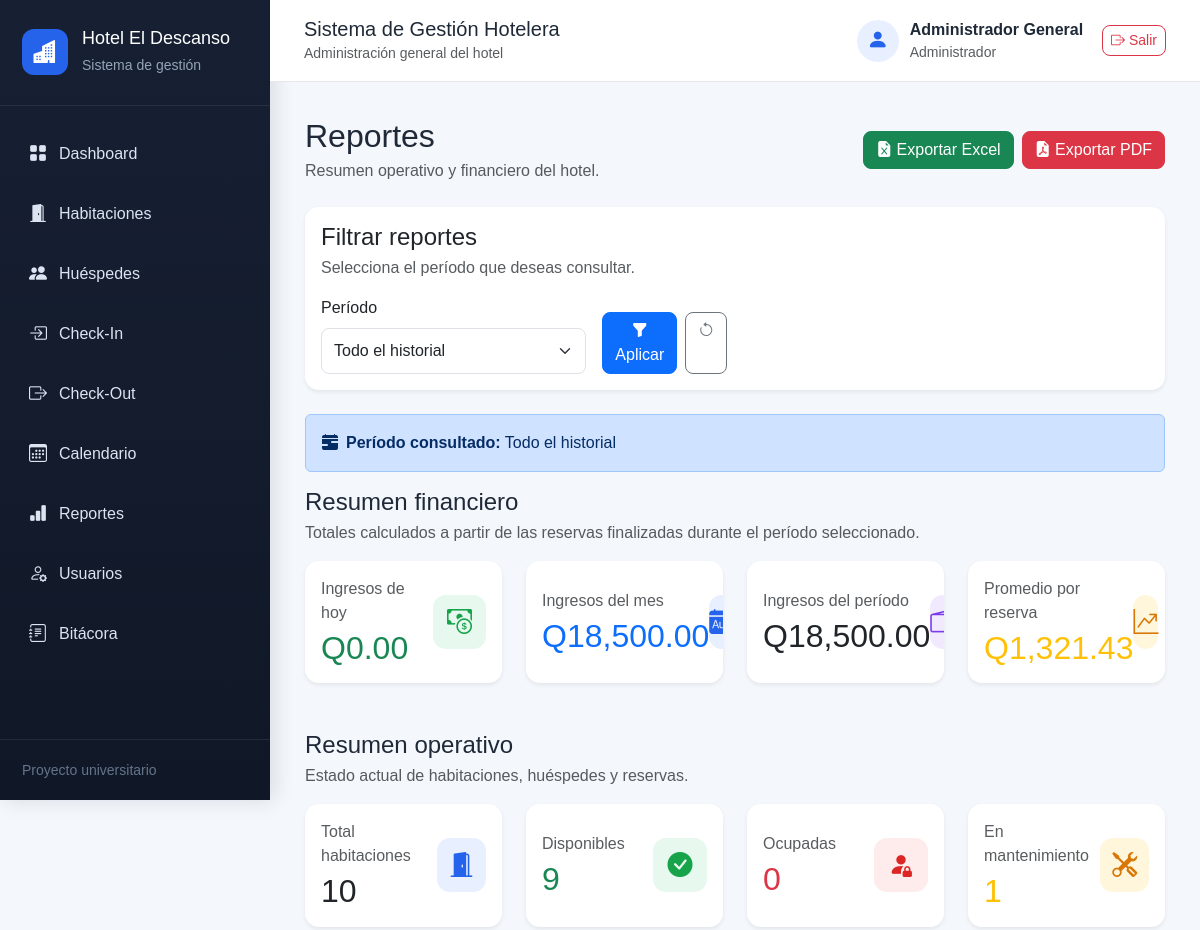
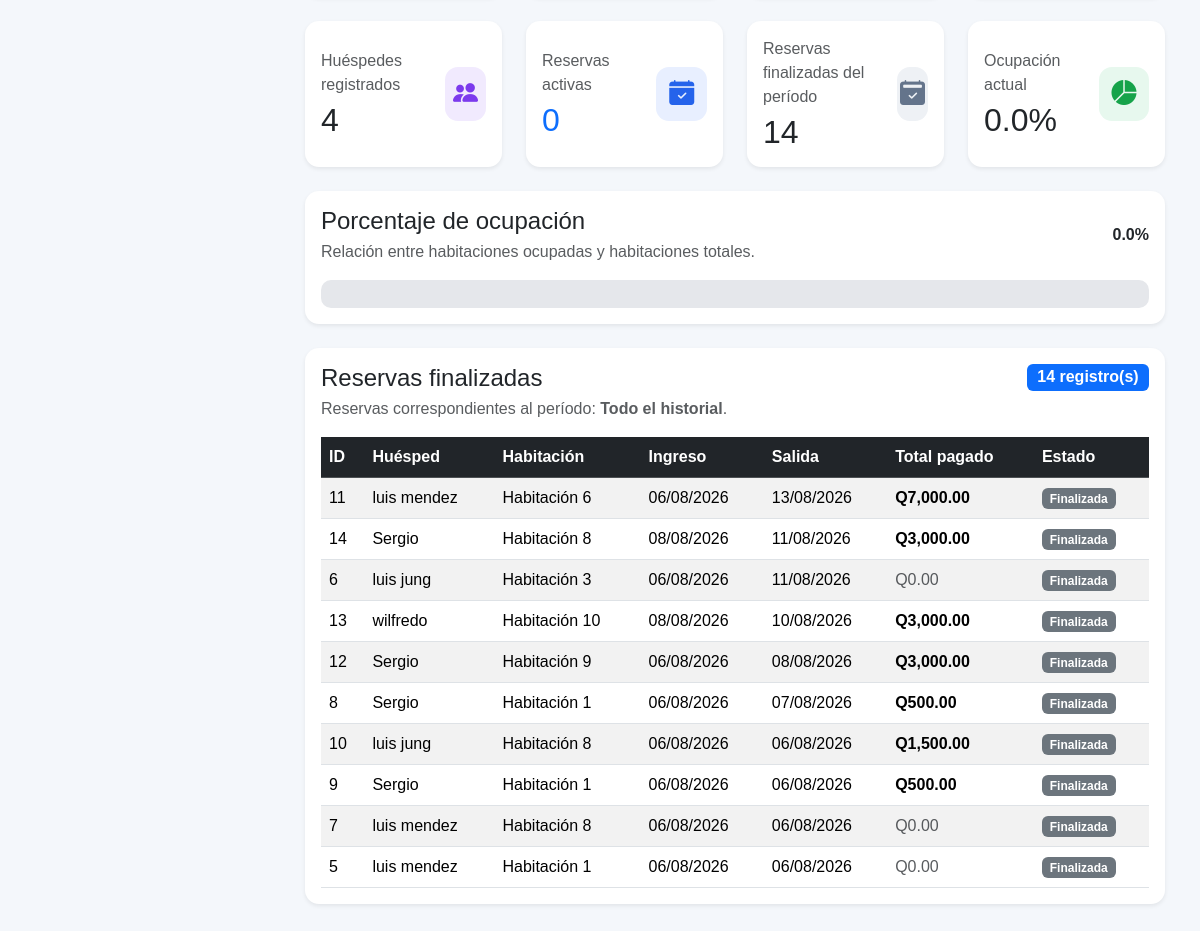
The app's page /reportes (signed in), older data (2 pictures, top to bottom).
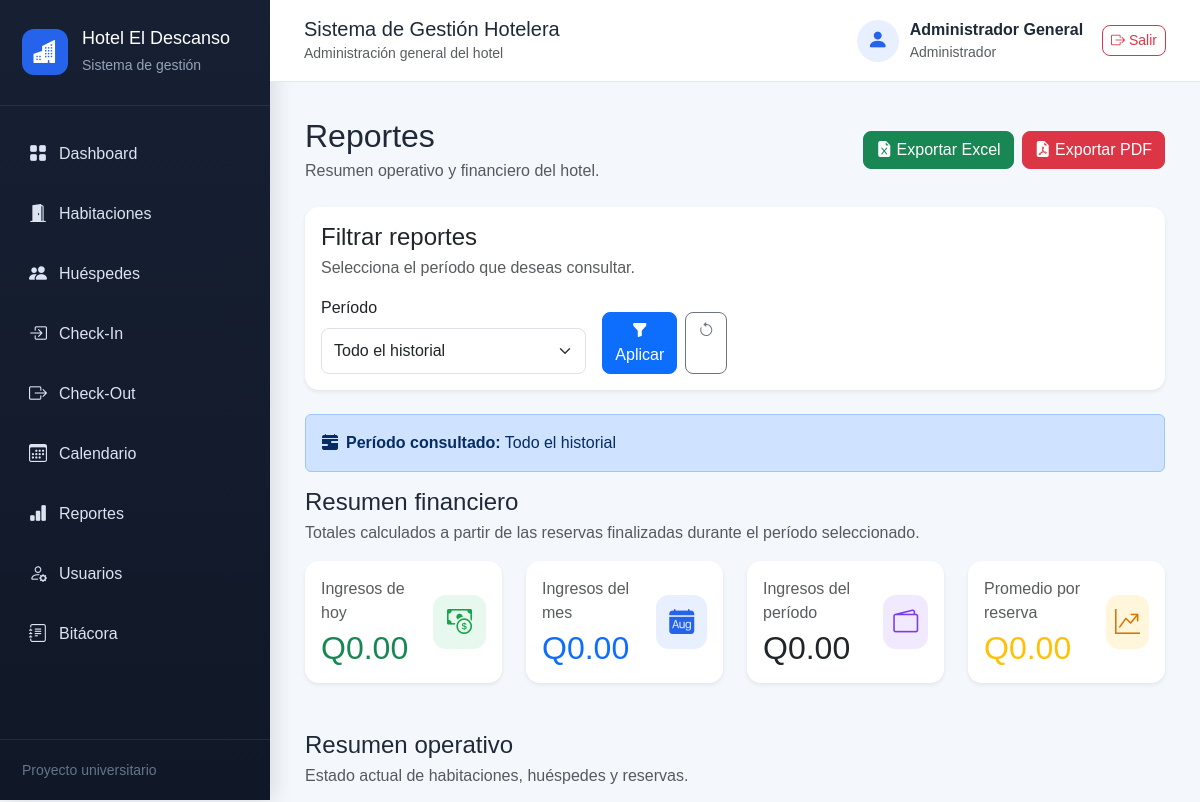
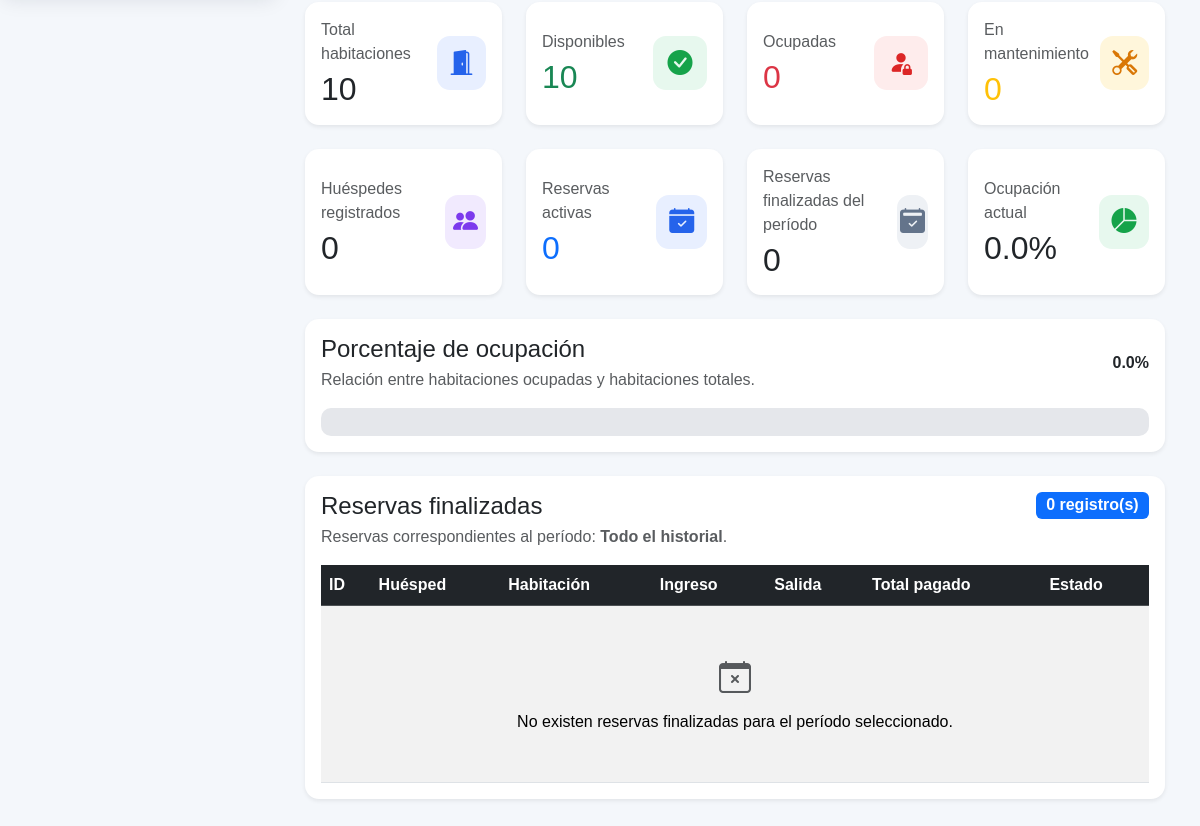
The same page, newer data (2 pictures, top to bottom).
### models.py (models this page shows, shortened)
class Reserva(db.Model):
    __tablename__ = "reservas"
    id = db.Column(
        db.Integer,
        primary_key=True
    )
    fecha_ingreso = db.Column(
        db.Date,
        nullable=False
    )
    fecha_salida = db.Column(
        db.Date,
        nullable=True
    )
    estado = db.Column(
        db.String(20),
        nullable=False,
        default="Activa"
    )
    total_pagado = db.Column(
        db.Float,
        nullable=False,
        default=0
    )
    huesped_id = db.Column(
        db.Integer,
        db.ForeignKey("huespedes.id"),
        nullable=False
    )
    habitacion_id = db.Column(
        db.Integer,
        db.ForeignKey("habitaciones.id"),
        nullable=False
    )

class Huesped(db.Model):
    __tablename__ = "huespedes"
    id = db.Column(
        db.Integer,
        primary_key=True
    )
    nombre = db.Column(
        db.String(100),
        nullable=False
    )
    dpi = db.Column(
        db.String(13),
        unique=True,
        nullable=False
    )
    telefono = db.Column(
        db.String(8),
        nullable=False
    )
    reservas = db.relationship(
        "Reserva",
        backref="huesped",
        lazy=True
    )

class Habitacion(db.Model):
    __tablename__ = "habitaciones"
    id = db.Column(
        db.Integer,
        primary_key=True
    )
    numero = db.Column(
        db.Integer,
        unique=True,
        nullable=False
    )
    tipo = db.Column(
        db.String(20),
        nullable=False
    )
    precio = db.Column(
        db.Float,
        nullable=False
    )
    estado = db.Column(
        db.String(20),
        nullable=False,
        default="Disponible"
    )
    reservas = db.relationship(
        "Reserva",
        backref="habitacion",
        lazy=True
    )

### routes/reportes.py (the view)
@reportes_bp.route("/reportes")
def mostrar_reportes():
    filtro = obtener_rango_fechas()
    datos = obtener_datos_reporte(
        fecha_inicio=filtro["fecha_inicio"],
        fecha_fin=filtro["fecha_fin"]
    )
    return render_template(
        "reportes.html",
        total_habitaciones=datos[
            "total_habitaciones"
        ],
        habitaciones_disponibles=datos[
            "habitaciones_disponibles"
        ],
        habitaciones_ocupadas=datos[
            "habitaciones_ocupadas"
        ],
        habitaciones_mantenimiento=datos[
            "habitaciones_mantenimiento"
        ],
        total_huespedes=datos[
            "total_huespedes"
        ],
        reservas_activas=datos[
            "reservas_activas"
        ],
        reservas_finalizadas=datos[
            "reservas_finalizadas"
        ],
        porcentaje_ocupacion=datos[
            "porcentaje_ocupacion"
        ],
        ingresos_totales=datos[
            "ingresos_totales"
        ],
        ingresos_periodo=datos[
            "ingresos_periodo"
        ],
        ingresos_mes=datos[
            "ingresos_mes"
        ],
        ingresos_hoy=datos[
            "ingresos_hoy"
        ],
        promedio=datos[
            "promedio"
        ],
        ultimas_reservas=datos[
            "reservas"
        ][:10],
        periodo=filtro[
            "periodo"
        ],
        fecha_inicio=filtro[
            "fecha_inicio_texto"
        ],
        fecha_fin=filtro[
            "fecha_fin_texto"
        ],
        descripcion_periodo=filtro[
            "descripcion_periodo"
        ]
    )

### app.py (called while the page is built)
@app.before_request
def proteger_sistema():
    rutas_publicas = {
        "auth.login",
        "static"
    }
    if request.endpoint is None:
        return None
    if request.endpoint in rutas_publicas:
        return None
    if "usuario_id" not in session:
        return redirect(
            url_for("auth.login")
        )
    return None

### routes/reportes.py (called while the page is built)
def obtener_reservas_periodo(
    fecha_inicio=None,
    fecha_fin=None
):
    consulta = Reserva.query.filter(
        Reserva.estado == "Finalizada",
        Reserva.fecha_salida.isnot(None)
    )
    if fecha_inicio is not None:
        consulta = consulta.filter(
            Reserva.fecha_salida >= fecha_inicio
        )
    if fecha_fin is not None:
        consulta = consulta.filter(
            Reserva.fecha_salida <= fecha_fin
        )
    return consulta.order_by(
        Reserva.fecha_salida.desc(),
        Reserva.id.desc()
    ).all()

def calcular_ingresos(
    reservas
):
    return round(
        sum(
            float(reserva.total_pagado or 0)
            for reserva in reservas
        ),
        2
    )

### templates/reportes.html (shortened to what the changed rows need)
{% extends "base.html" %}
{% block contenido %}
<div class="d-flex flex-column flex-lg-row justify-content-between align-items-lg-center gap-3 mb-4">
    <div>
        <h2 class="mb-1">
            Reportes
        </h2>
    </div>
</div>
<div class="row g-4">
    <div class="col-md-6 col-xl-3">
        <div class="card card-estadistica shadow-sm h-100">
            <div class="card-body d-flex align-items-center justify-content-between">
                <div>
                    <h2 class="mb-0 text-success">
                        Q{{ "{:,.2f}".format(ingresos_hoy) }}
                    </h2>
                </div>
            </div>
        </div>
    </div>
    <div class="col-md-6 col-xl-3">
        <div class="card card-estadistica shadow-sm h-100">
            <div class="card-body d-flex align-items-center justify-content-between">
                <div>
                    <p class="text-muted mb-1">
                        Ingresos del mes
                    </p>
                    <h2 class="mb-0 text-primary">
                        Q{{ "{:,.2f}".format(ingresos_mes) }}
                    </h2>
                </div>
            </div>
        </div>
    </div>
    <div class="col-md-6 col-xl-3">
        <div class="card card-estadistica shadow-sm h-100">
            <div class="card-body d-flex align-items-center justify-content-between">
                <div>
                    <p class="text-muted mb-1">
                        Ingresos del período
                    </p>
                    <h2 class="mb-0">
                        Q{{ "{:,.2f}".format(ingresos_periodo) }}
                    </h2>
                </div>
            </div>
        </div>
    </div>
    <div class="col-md-6 col-xl-3">
        <div class="card card-estadistica shadow-sm h-100">
            <div class="card-body d-flex align-items-center justify-content-between">
                <div>
                    <p class="text-muted mb-1">
                        Promedio por reserva
                    </p>
                    <h2 class="mb-0 text-warning">
                        Q{{ "{:,.2f}".format(promedio) }}
                    </h2>
                </div>
            </div>
        </div>
    </div>
</div>
<div class="row g-4">
    <div class="col-md-6 col-xl-3">
        <div class="card card-estadistica shadow-sm h-100">
            <div class="card-body d-flex align-items-center justify-content-between">
                <div>
                    <h2 class="mb-0">
                        {{ total_habitaciones }}
                    </h2>
                </div>
            </div>
        </div>
    </div>
    <div class="col-md-6 col-xl-3">
        <div class="card card-estadistica shadow-sm h-100">
            <div class="card-body d-flex align-items-center justify-content-between">
                <div>
                    <p class="text-muted mb-1">
                        Disponibles
                    </p>
                    <h2 class="mb-0 text-success">
                        {{ habitaciones_disponibles }}
                    </h2>
                </div>
            </div>
        </div>
    </div>
    <div class="col-md-6 col-xl-3">
        <div class="card card-estadistica shadow-sm h-100">
            <div class="card-body d-flex align-items-center justify-content-between">
                <div>
                    <h2 class="mb-0 text-danger">
                        {{ habitaciones_ocupadas }}
                    </h2>
                </div>
            </div>
        </div>
    </div>
    <div class="col-md-6 col-xl-3">
        <div class="card card-estadistica shadow-sm h-100">
            <div class="card-body d-flex align-items-center justify-content-between">
                <div>
                    <p class="text-muted mb-1">
                        En mantenimiento
                    </p>
                    <h2 class="mb-0 text-warning">
                        {{ habitaciones_mantenimiento }}
                    </h2>
                </div>
            </div>
        </div>
    </div>
    <div class="col-md-6 col-xl-3">
        <div class="card card-estadistica shadow-sm h-100">
            <div class="card-body d-flex align-items-center justify-content-between">
                <div>
                    <p class="text-muted mb-1">
                        Huéspedes registrados
                    </p>
                    <h2 class="mb-0">
                        {{ total_huespedes }}
                    </h2>
                </div>
            </div>
        </div>
    </div>
    <div class="col-md-6 col-xl-3">
        <div class="card card-estadistica shadow-sm h-100">
            <div class="card-body d-flex align-items-center justify-content-between">
                <div>
                    <h2 class="mb-0 text-primary">
                        {{ reservas_activas }}
                    </h2>
                </div>
            </div>
        </div>
    </div>
    <div class="col-md-6 col-xl-3">
        <div class="card card-estadistica shadow-sm h-100">
            <div class="card-body d-flex align-items-center justify-content-between">
                <div>
                    <p class="text-muted mb-1">
                        Reservas finalizadas del período
                    </p>
                    <h2 class="mb-0">
                        {{ reservas_finalizadas }}
                    </h2>
                </div>
            </div>
        </div>
    </div>
    <div class="col-md-6 col-xl-3">
        <div class="card card-estadistica shadow-sm h-100">
            <div class="card-body d-flex align-items-center justify-content-between">
                <div>
                    <h2 class="mb-0">
                        {{ porcentaje_ocupacion }}%
                    </h2>
                </div>
            </div>
        </div>
    </div>
</div>
<div class="card shadow-sm mt-4">
    <div class="card-body">
        <div class="d-flex flex-column flex-md-row justify-content-between gap-2 mb-3">
            <div>
                <h4 class="mb-1">
                </h4>
                <p class="text-muted mb-0">
                </p>
            </div>
            <span class="badge bg-primary align-self-start fs-6">
                {{ reservas_finalizadas }} registro(s)
            </span>
        </div>
        <div class="table-responsive">
            <table class="table table-striped table-hover align-middle mb-0">
                <thead class="table-dark">
                    <tr>
                        <th>ID</th>
                        <th>Huésped</th>
                        <th>Habitación</th>
                        <th>Ingreso</th>
                        <th>Salida</th>
                        <th>Total pagado</th>
                        <th>Estado</th>
                    </tr>
                </thead>
                <tbody>
                    {% for reserva in ultimas_reservas %}
                        <tr>
                            <td>
                                {{ reserva.id }}
                            </td>
                            <td>
                                {{ reserva.huesped.nombre }}
                            </td>
                            <td>
                                Habitación {{ reserva.habitacion.numero }}
                            </td>
                            <td>
                                {{ reserva.fecha_ingreso.strftime("%d/%m/%Y") }}
                            </td>
                            <td>
                                {% if reserva.fecha_salida %}
                                    {{ reserva.fecha_salida.strftime("%d/%m/%Y") }}
                                {% else %}
                                    <span class="text-muted">
                                        Sin registrar
                                    </span>
                                {% endif %}
                            </td>
                            <td>
                                {% if reserva.total_pagado and reserva.total_pagado > 0 %}
                                    <strong>
                                        Q{{ "{:,.2f}".format(reserva.total_pagado) }}
                                    </strong>
                                {% else %}
                                    <span class="text-muted">
                                        Q0.00
                                    </span>
                                {% endif %}
                            </td>
                            <td>
                                <span class="badge bg-secondary">
                                    {{ reserva.estado }}
                                </span>
                            </td>
                        </tr>
                    {% else %}
                        <tr>
                            <td
                                colspan="7"
                                class="text-center py-5"
                            >
                                <i class="bi bi-calendar-x fs-2 d-block mb-2 text-muted"></i>
                                No existen reservas finalizadas para el período seleccionado.
                            </td>
                        </tr>
                    {% endfor %}
                </tbody>
            </table>
        </div>
    </div>
</div>
{% endblock %}

Row changes from the older to the newer data that the page shows:
removed Reserva: id "11", huesped.nombre "luis mendez", habitacion.numero "6", fecha_ingreso "06/08/2026", fecha_salida "13/08/2026", total_pagado "7,000.00", estado "Finalizada"
removed Reserva: id "14", huesped.nombre "Sergio", habitacion.numero "8", fecha_ingreso "08/08/2026", fecha_salida "11/08/2026", total_pagado "3,000.00", estado "Finalizada"
removed Reserva: id "6", huesped.nombre "luis jung", habitacion.numero "3", fecha_ingreso "06/08/2026", fecha_salida "11/08/2026", total_pagado "Q0.00", estado "Finalizada"
removed Reserva: id "13", huesped.nombre "wilfredo", habitacion.numero "10", fecha_ingreso "08/08/2026", fecha_salida "10/08/2026", total_pagado "3,000.00", estado "Finalizada"
removed Reserva: id "12", huesped.nombre "Sergio", habitacion.numero "9", fecha_ingreso "06/08/2026", fecha_salida "08/08/2026", total_pagado "3,000.00", estado "Finalizada"
removed Reserva: id "8", huesped.nombre "Sergio", habitacion.numero "1", fecha_ingreso "06/08/2026", fecha_salida "07/08/2026", total_pagado "500.00", estado "Finalizada"
removed Reserva: id "10", huesped.nombre "luis jung", habitacion.numero "8", fecha_ingreso "06/08/2026", fecha_salida "06/08/2026", total_pagado "1,500.00", estado "Finalizada"
removed Reserva: id "9", huesped.nombre "Sergio", habitacion.numero "1", fecha_ingreso "06/08/2026", fecha_salida "06/08/2026", total_pagado "500.00", estado "Finalizada"
removed Reserva: id "7", huesped.nombre "luis mendez", habitacion.numero "8", fecha_ingreso "06/08/2026", fecha_salida "06/08/2026", total_pagado "Q0.00", estado "Finalizada"
removed Reserva: id "5", huesped.nombre "luis mendez", habitacion.numero "1", fecha_ingreso "06/08/2026", fecha_salida "06/08/2026", total_pagado "Q0.00", estado "Finalizada"
Text that changed along with them:
{{ "{:,.2f}".format(ingresos_mes) }}: "18,500.00" → "0.00"
{{ "{:,.2f}".format(ingresos_periodo) }}: "18,500.00" → "0.00"
{{ "{:,.2f}".format(promedio) }}: "1,321.43" → "0.00"
{{ habitaciones_disponibles }}: "9" → "10"
{{ habitaciones_mantenimiento }}: "1" → "0"
{{ total_huespedes }}: "4" → "0"
{{ reservas_finalizadas }}: "14" → "0"
text now shown: "No existen reservas finalizadas para el período seleccionado."
